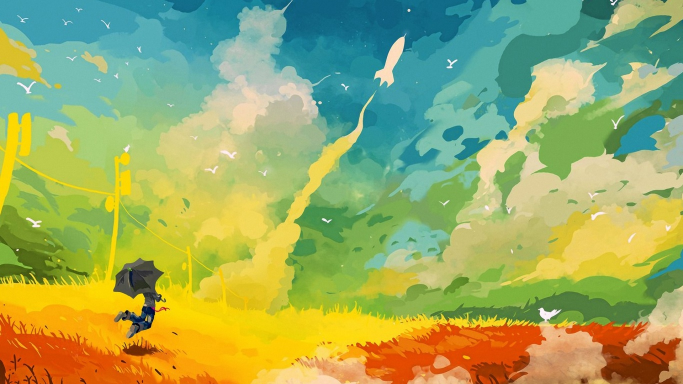
#> input picture art.jpg, 1366 x 768 px (shown at 1/2 size)
$ python test2.py
#> lines starting #> are read from the running program, lines starting #| are printed output that depends on the picture; long printed decimals are rounded
"""закодовує зобр. за допомогою RSA + інш.метод2"""
import numpy as np
import cv2
import math
np.seterr(over='ignore')

# img = cv2.imread('c906c7feb240696654dab85689eccff1--acrylic-paintings-art-paintings.jpg',0)
img = cv2.imread('art.jpg',0)
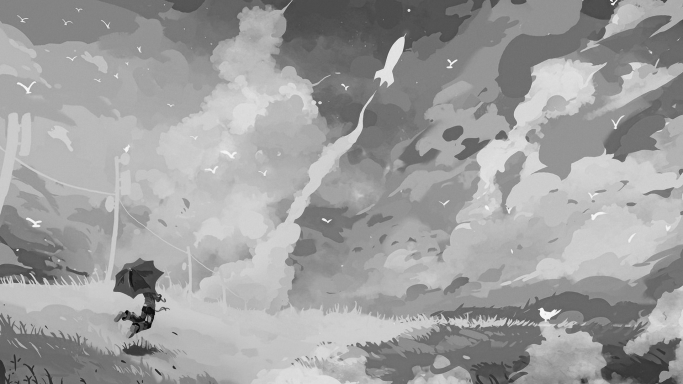
#> img: shape (768, 1366) (shown at 1/2 size); min 0, max 252, mean 158.4


print("base")
base = img.copy()
height, width = base.shape[:2]
#> height = 768; width = 1366
base = cv2.resize(base,(int(width/8), int(height/8)), interpolation = cv2.INTER_CUBIC)
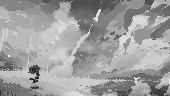
#> base: shape (96, 170); min 0, max 255, mean 158.4
base = base.astype(np.float64)
cv2.imshow('base',base.astype(np.uint8))
cv2.imwrite('base2.jpg',base.astype(np.uint8))
height, width = base.shape[:2]
#> height = 96; width = 170
print("розміри ",height, width)
#| розміри  96 170
code = np.zeros((height, width), dtype=np.float64)
decode = np.zeros((height, width), dtype=np.float64)
print(base)
#> (printed output is left out)
with open("base2.txt","w") as w_base:
    for i in range(height):
        for j in range(width):
            w_base.write("{} ".format(base.astype(np.uint8)[i][j]))
        w_base.write("\n")


p=17
q=11
n=p*q
f=(p-1)*(q-1)    #1080
e=103

d=87

a = ((q+p)**e)%n

print("code")
for i in range(0,height,2):
    line_x = iter(base[i])
    line_y = iter(base[i+1])
    # print(i)
    for j in range(width):
        x = next(line_x)
        y = next(line_y)
        code[i][j] = a*x + (i+1)**2         #x`
        code[i+1][j] = a*y + (i+2)**3         #y`
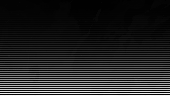
#> code: shape (96, 170) float64; min 6241, max 915594, mean 138806.2; drawn with min black and max white

print(code)
#> (printed output is left out)
cv2.imshow('code',code.astype(np.uint8))
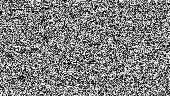
#> window 'code': shape (96, 170); min 0, max 255, mean 127.8
cv2.imwrite('code2.jpg',code.astype(np.uint8))
with open("code2.txt","w") as w_code:
    for i in range(height):
        for j in range(width):
            w_code.write("{} ".format(code.astype(np.uint8)[i][j]))
        w_code.write("\n")


print("transfer")

min_val = min([min(i) for i in code])
#> min_val = 6241
max_val = max([max(i) for i in code])
#> max_val = 915594
transfer = np.zeros((height, width), dtype=np.float64)
for i in range(height):
    for j in range(width):
        transfer[i][j] = (256*(code[i][j]-min_val))/(max_val-min_val)
print("max ",max_val)
#| max  915594.0
print("min ",min_val)
#| min  6241.0
print("delta ",(max_val-min_val)/256)
#| delta  3552.160
print(transfer)
#> (printed output is left out)

cv2.imshow('transfer',transfer.astype(np.uint8))
cv2.imwrite('transfer2.jpg',transfer.astype(np.uint8))
with open("transfer2.txt","w") as w_transfer:
    for i in range(height):
        for j in range(width):
            w_transfer.write("{} ".format(transfer.astype(np.uint8)[i][j]))
        w_transfer.write("\n")


print("back transfer")

back_transfer = np.zeros((height, width), dtype=np.float64)
for i in range(height):
    for j in range(width):
        back_transfer[i][j] = (transfer[i][j]*(max_val-min_val))/256 + min_val
print(back_transfer)
#> (printed output is left out)

cv2.imshow('back transfer',back_transfer.astype(np.uint8))
cv2.imwrite('back_transfer2.jpg',back_transfer.astype(np.uint8))
with open("back_transfer2.txt","w") as w_back_transfer:
    for i in range(height):
        for j in range(width):
            w_back_transfer.write("{} ".format(back_transfer.astype(np.uint8)[i][j]))
        w_back_transfer.write("\n")


print("decode")

for i in range(0,height,2):
    line_x = iter(code[i])
    line_y = iter(code[i+1])
    # print(i)
    for j in range(width):
        x = next(line_x)
        y = next(line_y)
        delta_x = a*(x-(i+1)**2)
        delta_y = a*(y-(i+2)**3)
        decode[i][j] = delta_x/(a**2)        #x`
        decode[i+1][j] = delta_y/(a**2)        #x`


print(decode)
#> (printed output is left out)
cv2.imshow('decode',decode.astype(np.uint8))
cv2.imwrite('decode2.jpg',decode.astype(np.uint8))
with open("decode2.txt","w") as w_decode:
    for i in range(height):
        for j in range(width):
            w_decode.write("{} ".format(decode.astype(np.uint8)[i][j]))
        w_decode.write("\n")


print("decode with back transfer")
decode_back_transfer = np.zeros((height, width), dtype=np.float64)

for i in range(0,height,2):
    line_x = iter(back_transfer[i])
    line_y = iter(back_transfer[i+1])
    # print(i)
    for j in range(width):
        x = next(line_x)
        y = next(line_y)
        delta_x = a*(x-(i+1)**2)
        delta_y = a*(y-(i+2)**3)
        decode_back_transfer[i][j] = delta_x/(a**2)        #x`
        decode_back_transfer[i+1][j] = delta_y/(a**2)


print(decode_back_transfer)
#> (printed output is left out)
cv2.imshow('back_decode',decode_back_transfer.astype(np.uint8))
cv2.imwrite('decode_back_transfer2.jpg',decode_back_transfer.astype(np.uint8))
with open("decode_back_transfer2.txt","w") as w_decode_back_transfer:
    for i in range(height):
        for j in range(width):
            w_decode_back_transfer.write("{} ".format(decode_back_transfer.astype(np.uint8)[i][j]))
        w_decode_back_transfer.write("\n")


print("delta transfer")

delta_back_decode = np.zeros((height, width), dtype=np.float64)
delta_decode = np.zeros((height, width), dtype=np.float64)
for i in range(height):
    for j in range(width):
        delta_back_decode[i][j] = math.fabs(decode_back_transfer[i][j] - base[i][j])
        delta_decode[i][j] = math.fabs(decode[i][j] - base[i][j])
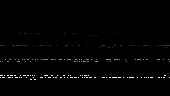
#> delta_back_decode: shape (96, 170) float64; min 0, max 4.26e-13, mean 4.7e-15; drawn with min black and max white
#> delta_decode: shape (96, 170) float64; every value is 0

delta_module_back_decode = max(max(i) for i in delta_back_decode)
#> delta_module_back_decode = 4.26e-13
delta_module_decode = max(max(i) for i in delta_decode)
#> delta_module_decode = 0

print(delta_back_decode)
#> (printed output is left out)
print(delta_decode)
#> (printed output is left out)

print("delta_module_back_decode ",delta_module_back_decode)
#| delta_module_back_decode  4.263256414560601e-13
print("delta_module_decode ",delta_module_decode)
#| delta_module_decode  0.0

# print(max(*code))
# cv2.destroyAllWindows()

k = cv2.waitKey(0)
#> (key Esc is pressed here)
if k == 27:         # wait for ESC key to exit
    cv2.destroyAllWindows()


# elif k == ord('s'): # wait for 's' key to save and exit
    # cv2.imwrite('messigray.png',img)
    # cv2.destroyAllWindows()
